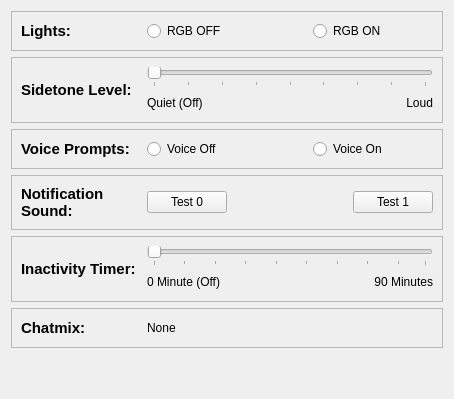
      <widget class="QWidget" name="otherTab">
       <property name="sizePolicy">
        <sizepolicy hsizetype="Preferred" vsizetype="Minimum">
         <horstretch>0</horstretch>
         <verstretch>0</verstretch>
        </sizepolicy>
       </property>
       <attribute name="title">
        <string>Other</string>
       </attribute>
       <layout class="QVBoxLayout" name="verticalLayout_7">
        <item>
         <widget class="QFrame" name="lightFrame">
          <property name="sizePolicy">
           <sizepolicy hsizetype="Minimum" vsizetype="Minimum">
            <horstretch>0</horstretch>
            <verstretch>0</verstretch>
           </sizepolicy>
          </property>
          <property name="frameShape">
           <enum>QFrame::StyledPanel</enum>
          </property>
          <property name="frameShadow">
           <enum>QFrame::Raised</enum>
          </property>
          <layout class="QHBoxLayout" name="horizontalLayout_17">
           <item>
            <widget class="QLabel" name="lightLabel">
             <property name="sizePolicy">
              <sizepolicy hsizetype="Preferred" vsizetype="Minimum">
               <horstretch>0</horstretch>
               <verstretch>0</verstretch>
              </sizepolicy>
             </property>
             <property name="minimumSize">
              <size>
               <width>120</width>
               <height>0</height>
              </size>
             </property>
             <property name="maximumSize">
              <size>
               <width>120</width>
               <height>16777215</height>
              </size>
             </property>
             <property name="font">
              <font>
               <pointsize>11</pointsize>
               <bold>true</bold>
              </font>
             </property>
             <property name="text">
              <string>Lights:</string>
             </property>
             <property name="alignment">
              <set>Qt::AlignLeading|Qt::AlignLeft|Qt::AlignVCenter</set>
             </property>
            </widget>
           </item>
           <item>
            <widget class="QRadioButton" name="offlightButton">
             <property name="minimumSize">
              <size>
               <width>120</width>
               <height>0</height>
              </size>
             </property>
             <property name="text">
              <string>RGB OFF</string>
             </property>
            </widget>
           </item>
           <item>
            <spacer name="horizontalSpacer_9">
             <property name="orientation">
              <enum>Qt::Horizontal</enum>
             </property>
             <property name="sizeHint" stdset="0">
              <size>
               <width>40</width>
               <height>20</height>
              </size>
             </property>
            </spacer>
           </item>
           <item>
            <widget class="QRadioButton" name="onlightButton">
             <property name="minimumSize">
              <size>
               <width>120</width>
               <height>0</height>
              </size>
             </property>
             <property name="text">
              <string>RGB ON</string>
             </property>
            </widget>
           </item>
          </layout>
         </widget>
        </item>
        <item>
         <widget class="QFrame" name="sidetoneFrame">
          <property name="sizePolicy">
           <sizepolicy hsizetype="Minimum" vsizetype="Minimum">
            <horstretch>0</horstretch>
            <verstretch>0</verstretch>
           </sizepolicy>
          </property>
          <property name="frameShape">
           <enum>QFrame::StyledPanel</enum>
          </property>
          <property name="frameShadow">
           <enum>QFrame::Raised</enum>
          </property>
          <layout class="QHBoxLayout" name="horizontalLayout_14">
           <item>
            <widget class="QLabel" name="sidetoneLabel">
             <property name="sizePolicy">
              <sizepolicy hsizetype="Preferred" vsizetype="Minimum">
               <horstretch>0</horstretch>
               <verstretch>0</verstretch>
              </sizepolicy>
             </property>
             <property name="minimumSize">
              <size>
               <width>120</width>
               <height>0</height>
              </size>
             </property>
             <property name="font">
              <font>
               <pointsize>11</pointsize>
               <bold>true</bold>
              </font>
             </property>
             <property name="text">
              <string>Sidetone Level:</string>
             </property>
             <property name="alignment">
              <set>Qt::AlignLeading|Qt::AlignLeft|Qt::AlignVCenter</set>
             </property>
            </widget>
           </item>
           <item>
            <layout class="QVBoxLayout" name="verticalLayout">
             <property name="sizeConstraint">
              <enum>QLayout::SetDefaultConstraint</enum>
             </property>
             <item>
              <widget class="QSlider" name="sidetoneSlider">
               <property name="acceptDrops">
                <bool>false</bool>
               </property>
               <property name="toolTip">
                <string>Drag to adjust Sidetone Level</string>
               </property>
               <property name="maximum">
                <number>128</number>
               </property>
               <property name="pageStep">
                <number>16</number>
               </property>
               <property name="orientation">
                <enum>Qt::Horizontal</enum>
               </property>
               <property name="tickPosition">
                <enum>QSlider::TicksBelow</enum>
               </property>
               <property name="tickInterval">
                <number>16</number>
               </property>
              </widget>
             </item>
             <item>
              <layout class="QHBoxLayout" name="horizontalLayout_5">
               <item>
                <widget class="QLabel" name="labelQuiet">
                 <property name="text">
                  <string>Quiet (Off)</string>
                 </property>
                </widget>
               </item>
               <item>
                <spacer name="horizontalSpacer">
                 <property name="orientation">
                  <enum>Qt::Horizontal</enum>
                 </property>
                 <property name="sizeHint" stdset="0">
                  <size>
                   <width>40</width>
                   <height>20</height>
                  </size>
                 </property>
                </spacer>
               </item>
               <item>
                <widget class="QLabel" name="labelLoud">
                 <property name="layoutDirection">
                  <enum>Qt::LeftToRight</enum>
                 </property>
                 <property name="text">
                  <string>Loud</string>
                 </property>
                 <property name="alignment">
                  <set>Qt::AlignRight|Qt::AlignTrailing|Qt::AlignVCenter</set>
                 </property>
                </widget>
               </item>
              </layout>
             </item>
            </layout>
           </item>
          </layout>
         </widget>
        </item>
        <item>
         <widget class="QFrame" name="voicepromptFrame">
          <property name="sizePolicy">
           <sizepolicy hsizetype="Minimum" vsizetype="Minimum">
            <horstretch>0</horstretch>
            <verstretch>0</verstretch>
           </sizepolicy>
          </property>
          <property name="frameShape">
           <enum>QFrame::StyledPanel</enum>
          </property>
          <property name="frameShadow">
           <enum>QFrame::Raised</enum>
          </property>
          <layout class="QHBoxLayout" name="horizontalLayout_16">
           <item>
            <widget class="QLabel" name="voiceLabel">
             <property name="sizePolicy">
              <sizepolicy hsizetype="Preferred" vsizetype="Minimum">
               <horstretch>0</horstretch>
               <verstretch>0</verstretch>
              </sizepolicy>
             </property>
             <property name="minimumSize">
              <size>
               <width>120</width>
               <height>10</height>
              </size>
             </property>
             <property name="maximumSize">
              <size>
               <width>120</width>
               <height>16777215</height>
              </size>
             </property>
             <property name="font">
              <font>
               <pointsize>11</pointsize>
               <bold>true</bold>
              </font>
             </property>
             <property name="text">
              <string>Voice Prompts:</string>
             </property>
             <property name="alignment">
              <set>Qt::AlignLeading|Qt::AlignLeft|Qt::AlignVCenter</set>
             </property>
            </widget>
           </item>
           <item>
            <layout class="QHBoxLayout" name="horizontalLayout">
             <item>
              <widget class="QRadioButton" name="voiceOffButton">
               <property name="minimumSize">
                <size>
                 <width>120</width>
                 <height>0</height>
                </size>
               </property>
               <property name="text">
                <string>Voice Off</string>
               </property>
              </widget>
             </item>
             <item>
              <spacer name="horizontalSpacer_10">
               <property name="orientation">
                <enum>Qt::Horizontal</enum>
               </property>
               <property name="sizeHint" stdset="0">
                <size>
                 <width>40</width>
                 <height>20</height>
                </size>
               </property>
              </spacer>
             </item>
             <item>
              <widget class="QRadioButton" name="voiceOnButton">
               <property name="minimumSize">
                <size>
                 <width>120</width>
                 <height>0</height>
                </size>
               </property>
               <property name="text">
                <string>Voice On</string>
               </property>
              </widget>
             </item>
            </layout>
           </item>
          </layout>
         </widget>
        </item>
        <item>
         <widget class="QFrame" name="notificationFrame">
          <property name="sizePolicy">
           <sizepolicy hsizetype="Preferred" vsizetype="Minimum">
            <horstretch>0</horstretch>
            <verstretch>0</verstretch>
           </sizepolicy>
          </property>
          <property name="frameShape">
           <enum>QFrame::StyledPanel</enum>
          </property>
          <property name="frameShadow">
           <enum>QFrame::Raised</enum>
          </property>
          <layout class="QHBoxLayout" name="horizontalLayout_24">
           <item>
            <widget class="QLabel" name="noticationLabel">
             <property name="sizePolicy">
              <sizepolicy hsizetype="Minimum" vsizetype="Preferred">
               <horstretch>0</horstretch>
               <verstretch>0</verstretch>
              </sizepolicy>
             </property>
             <property name="minimumSize">
              <size>
               <width>120</width>
               <height>0</height>
              </size>
             </property>
             <property name="font">
              <font>
               <pointsize>11</pointsize>
               <bold>true</bold>
              </font>
             </property>
             <property name="text">
              <string>Notification Sound:</string>
             </property>
             <property name="wordWrap">
              <bool>true</bool>
             </property>
            </widget>
           </item>
           <item>
            <layout class="QHBoxLayout" name="horizontalLayout_25">
             <item>
              <widget class="QPushButton" name="notification0Button">
               <property name="text">
                <string>Test 0</string>
               </property>
              </widget>
             </item>
             <item>
              <spacer name="horizontalSpacer_12">
               <property name="orientation">
                <enum>Qt::Horizontal</enum>
               </property>
               <property name="sizeHint" stdset="0">
                <size>
                 <width>40</width>
                 <height>20</height>
                </size>
               </property>
              </spacer>
             </item>
             <item>
              <widget class="QPushButton" name="notification1Button">
               <property name="text">
                <string>Test 1</string>
               </property>
              </widget>
             </item>
            </layout>
           </item>
          </layout>
         </widget>
        </item>
        <item>
         <widget class="QFrame" name="inactivityFrame">
          <property name="sizePolicy">
           <sizepolicy hsizetype="Minimum" vsizetype="Minimum">
            <horstretch>0</horstretch>
            <verstretch>0</verstretch>
           </sizepolicy>
          </property>
          <property name="frameShape">
           <enum>QFrame::StyledPanel</enum>
          </property>
          <property name="frameShadow">
           <enum>QFrame::Raised</enum>
          </property>
          <layout class="QHBoxLayout" name="horizontalLayout_15">
           <item>
            <widget class="QLabel" name="inactivityLabel">
             <property name="sizePolicy">
              <sizepolicy hsizetype="Preferred" vsizetype="Minimum">
               <horstretch>0</horstretch>
               <verstretch>0</verstretch>
              </sizepolicy>
             </property>
             <property name="minimumSize">
              <size>
               <width>120</width>
               <height>0</height>
              </size>
             </property>
             <property name="font">
              <font>
               <pointsize>11</pointsize>
               <bold>true</bold>
              </font>
             </property>
             <property name="text">
              <string>Inactivity Timer:</string>
             </property>
             <property name="alignment">
              <set>Qt::AlignLeading|Qt::AlignLeft|Qt::AlignVCenter</set>
             </property>
            </widget>
           </item>
           <item>
            <layout class="QVBoxLayout" name="verticalLayout_2">
             <item>
              <widget class="QSlider" name="inactivitySlider">
               <property name="minimum">
                <number>1</number>
               </property>
               <property name="maximum">
                <number>90</number>
               </property>
               <property name="orientation">
                <enum>Qt::Horizontal</enum>
               </property>
               <property name="tickPosition">
                <enum>QSlider::TicksBelow</enum>
               </property>
               <property name="tickInterval">
                <number>10</number>
               </property>
              </widget>
             </item>
             <item>
              <layout class="QHBoxLayout" name="horizontalLayout_11">
               <item>
                <widget class="QLabel" name="label_4">
                 <property name="text">
                  <string>0 Minute (Off)</string>
                 </property>
                </widget>
               </item>
               <item>
                <spacer name="horizontalSpacer_3">
                 <property name="orientation">
                  <enum>Qt::Horizontal</enum>
                 </property>
                 <property name="sizeHint" stdset="0">
                  <size>
                   <width>40</width>
                   <height>20</height>
                  </size>
                 </property>
                </spacer>
               </item>
               <item>
                <widget class="QLabel" name="label_3">
                 <property name="text">
                  <string>90 Minutes</string>
                 </property>
                 <property name="alignment">
                  <set>Qt::AlignRight|Qt::AlignTrailing|Qt::AlignVCenter</set>
                 </property>
                </widget>
               </item>
              </layout>
             </item>
            </layout>
           </item>
          </layout>
         </widget>
        </item>
        <item>
         <widget class="QFrame" name="chatmixFrame">
          <property name="sizePolicy">
           <sizepolicy hsizetype="Minimum" vsizetype="Minimum">
            <horstretch>0</horstretch>
            <verstretch>0</verstretch>
           </sizepolicy>
          </property>
          <property name="frameShape">
           <enum>QFrame::StyledPanel</enum>
          </property>
          <property name="frameShadow">
           <enum>QFrame::Raised</enum>
          </property>
          <layout class="QHBoxLayout" name="horizontalLayout_7">
           <item>
            <widget class="QLabel" name="chatmixLabel">
             <property name="sizePolicy">
              <sizepolicy hsizetype="Preferred" vsizetype="Minimum">
               <horstretch>0</horstretch>
               <verstretch>0</verstretch>
              </sizepolicy>
             </property>
             <property name="minimumSize">
              <size>
               <width>120</width>
               <height>0</height>
              </size>
             </property>
             <property name="font">
              <font>
               <pointsize>11</pointsize>
               <bold>true</bold>
              </font>
             </property>
             <property name="text">
              <string>Chatmix:</string>
             </property>
            </widget>
           </item>
           <item>
            <widget class="QLabel" name="chatmixvalueLabel">
             <property name="sizePolicy">
              <sizepolicy hsizetype="Preferred" vsizetype="Minimum">
               <horstretch>0</horstretch>
               <verstretch>0</verstretch>
              </sizepolicy>
             </property>
             <property name="text">
              <string>None</string>
             </property>
            </widget>
           </item>
           <item>
            <widget class="QLabel" name="chatmixstatusLabel">
             <property name="minimumSize">
              <size>
               <width>30</width>
               <height>0</height>
              </size>
             </property>
             <property name="text">
              <string/>
             </property>
            </widget>
           </item>
           <item>
            <spacer name="horizontalSpacer_2">
             <property name="orientation">
              <enum>Qt::Horizontal</enum>
             </property>
             <property name="sizeHint" stdset="0">
              <size>
               <width>217</width>
               <height>20</height>
              </size>
             </property>
            </spacer>
           </item>
          </layout>
         </widget>
        </item>
        <item>
         <spacer name="verticalSpacer_3">
          <property name="orientation">
           <enum>Qt::Vertical</enum>
          </property>
          <property name="sizeHint" stdset="0">
           <size>
            <width>20</width>
            <height>40</height>
           </size>
          </property>
         </spacer>
        </item>
       </layout>
      </widget>
